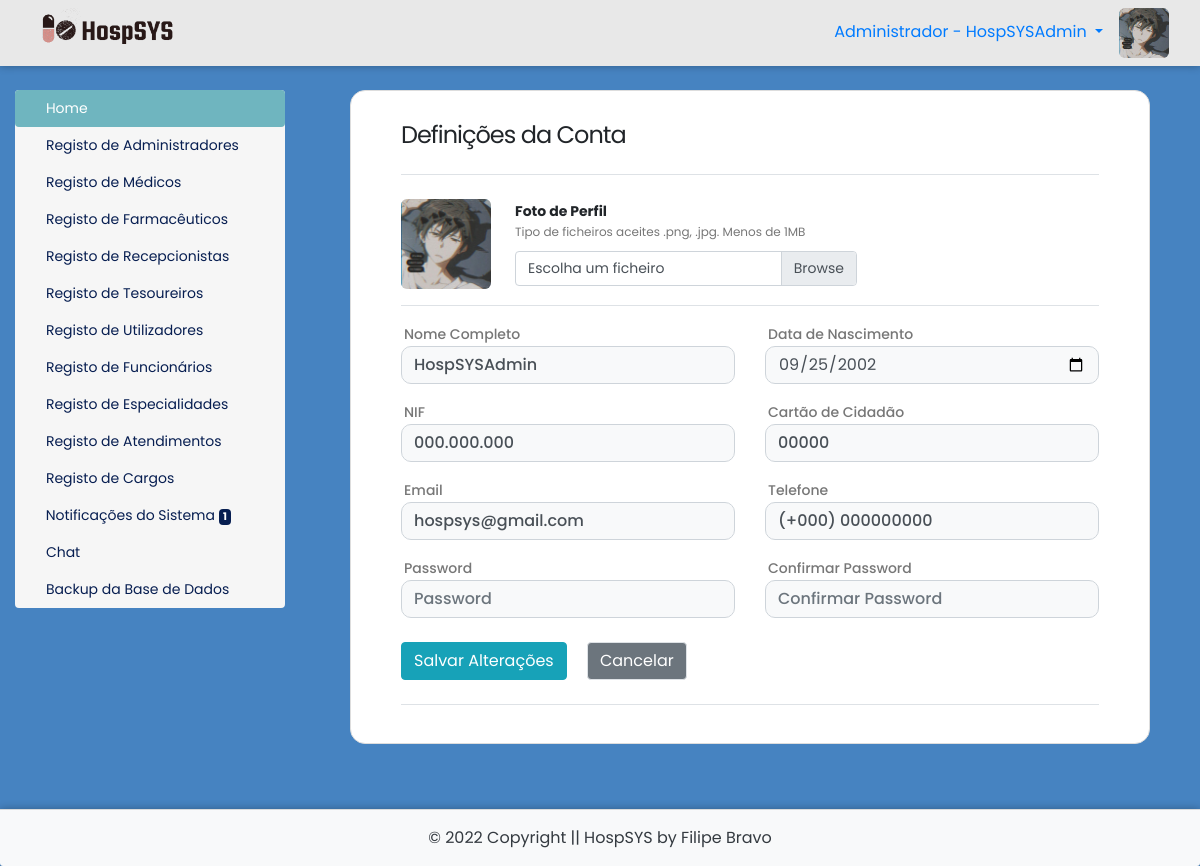
The page /painel-adm/index.php?acao=editar-perfil (signed in) on the database its author committed.
### tables this page shows
CREATE TABLE `utilizadores` (
  `id` int(11) NOT NULL AUTO_INCREMENT,
  `nome` varchar(30) NOT NULL,
  `email` varchar(40) NOT NULL,
  `nif` varchar(20) NOT NULL,
  `cc` varchar(20) NOT NULL,
  `telefone` varchar(20) NOT NULL,
  `data_nascimento` date NOT NULL,
  `data_entrada` date DEFAULT NULL,
  `cedula` varchar(20) DEFAULT NULL,
  `especialidade` int(11) DEFAULT NULL,
  `consultorio` varchar(40) DEFAULT NULL,
  `password` varchar(200) NOT NULL,
  `nivel` varchar(25) NOT NULL,
  `foto` varchar(150) DEFAULT NULL,
  `code` int(50) NOT NULL,
  `status` varchar(30) NOT NULL,
  `estado_conta` varchar(15) NOT NULL,
  PRIMARY KEY (`id`),
  KEY `especialidade` (`especialidade`),
  CONSTRAINT `utilizadores_ibfk_1` FOREIGN KEY (`especialidade`) REFERENCES `especialidades` (`id`) ON DELETE CASCADE
);

### painel-adm/consultas-notificacoes.php (called while the page is built)
<?php
		$res_1 = $pdo->query("SELECT * from remedios where stock <= '$nivel_stock'");
		$dados_1 = $res_1->fetchAll(PDO::FETCH_ASSOC);
		$valor_1 = count($dados_1);
		if($valor_1 > 0){
			$itens_1 = 1;
		}
		else
		{
			$itens_1 = 0;
		}
		$res_2 = $pdo->query("SELECT * from contas_receber where vencimento = curDate() and forma_pagamento is null");
		$dados_2 = $res_2->fetchAll(PDO::FETCH_ASSOC);
		$valor_2 = count($dados_2);
		if($valor_2 > 0){
			$itens_2 = 1;
		}
		else
		{
			$itens_2 = 0;
		}
		$res_3 = $pdo->query("SELECT * from contas_pagar where vencimento = curDate() and pago != 'Sim'");
		$dados_3 = $res_3->fetchAll(PDO::FETCH_ASSOC);
		$valor_3 = count($dados_3);
		if($valor_3 > 0){
			$itens_3 = 1;
		}
		else
		{
			$itens_3 = 0;
		}
		$res_4 = $pdo->query("SELECT * from consultas where data = curDate() and hora < curTime() and status = 'a Aguardar'");
		$dados_4 = $res_4->fetchAll(PDO::FETCH_ASSOC);
		$valor_4 = count($dados_4);
		if($valor_4 > 0){
			$itens_4 = 1;
		}
		else
		{
			$itens_4 = 0;
		}
		$total_notificacoes = $itens_1 + $itens_2 + $itens_3 + $itens_4;
 ?>

### config.php (called while the page is built, shortened)
<?php
$nivel_stock = 5;
 ?>

### painel-adm/editar-perfil.php (the view, shortened to what this page needs)
<?php
$id_utilizador = $_SESSION['id_utilizador'];
$resultado = $pdo->query("SELECT * from utilizadores where id = '$id_utilizador'");
$dados = $resultado->fetchAll(PDO::FETCH_ASSOC);
$nome = $dados[0]['nome'];
$nif = $dados[0]['nif'];
$cc = $dados[0]['cc'];
$telefone = $dados[0]['telefone'];
$email = $dados[0]['email'];
$data_nascimento = $dados[0]['data_nascimento'];
?>
<link rel="stylesheet" href="../CSS/editar-perfil.css">
<div class="wrapper bg-white">
  <h4 class="pb-4 border-bottom">Definições da Conta</h4>
  <div class="d-flex align-items-start py-3 border-bottom"> <img src="../img/fotos-perfil/<?php echo $foto?>" class="img" alt="">
    <form id="form" method=POST enctype="multipart/form-data" action="editar-perfil/editar.php">
      <div class="pl-sm-4 pl-2" id="img-section">
        <b>Foto de Perfil</b>
        <p>Tipo de ficheiros aceites .png, .jpg. Menos de 1MB</p>
        <div class="custom-file">
          <label class="custom-file-label" for="foto">Escolha um ficheiro</label>
        </div>
      </div>
    </div>
    <div class="py-2">
      <div class="row py-2">
        <div class="col-md-6">
          <label for="nome">Nome Completo</label>
          <input type="text" class="bg-light form-control" id="nome" placeholder="Nome" name="nome" value="<?php echo $nome ?>">
        </div>
        <div class="col-md-6">
          <label for="data_nascimento">Data de Nascimento</label>
          <input type="date" class="bg-light form-control" id="data_nascimento" name="data_nascimento" value="<?php echo $data_nascimento ?>">
        </div>
      </div>
      <div class="row py-2">
        <div class="col-md-6 pt-md-0 pt-3">
          <label for="nif">NIF</label>
          <input type="text" class="bg-light form-control" id="nif" placeholder="NIF" name="nif" value="<?php echo $nif ?>" disabled>
        </div>
        <div class="col-md-6 pt-md-0 pt-3">
          <label for="cc">Cartão de Cidadão</label>
          <input type="text" class="bg-light form-control" id="cc" placeholder="Cartão de Cidadão" name="cc" value="<?php echo $cc ?>" disabled>
        </div>
      </div>
      <div class="row py-2">
        <div class="col-md-6 pt-md-0 pt-3">
          <label for="email">Email</label>
          <input type="text" class="bg-light form-control" id="email" placeholder="Email" name="email" value="<?php echo $email ?>">
        </div>
        <div class="col-md-6 pt-md-0 pt-3">
          <label for="telefone">Telefone</label>
          <input type="text" class="bg-light form-control" id="telefone" placeholder="Telefone" name="telefone" value="<?php echo $telefone ?>">
        </div>
      </div>
      <div class="row py-2">
        <div class="col-md-6">
          <label for="password">Password</label>
          <input type="password" class="bg-light form-control" id="password" placeholder="Password" name="password" value="">
        </div>
        <div class="col-md-6 pt-md-0 pt-3">
          <label for="confirmar_password">Confirmar Password</label>
          <input type="password" class="bg-light form-control" id="confirmar_password" name="confirmar_password" placeholder="Confirmar Password">
        </div>
      </div>
      <div class="py-3 pb-4 border-bottom">
        <button type="submit" id="Editar" class="btn btn-info mr-3">Salvar Alterações</button>
        <a href="index.php"><button type="button" id="btn-fechar" class="btn btn-secondary border">Cancelar</button></a>
      </div>
</div>
</div>

### painel-adm/index.php (shortened to what this page needs)
<?php
require_once("../conexao.php");
require_once("../config.php");
require_once("consultas-notificacoes.php");
$id_utilizador = $_SESSION['id_utilizador'];
$resultado_foto = $pdo->query("SELECT * from utilizadores where id = $id_utilizador");
$dados_foto = $resultado_foto->fetchAll(PDO::FETCH_ASSOC);
$foto = $dados_foto[0]['foto'];
$resultado_nome = $pdo->query("SELECT * from utilizadores where id = $id_utilizador");
$dados_nome = $resultado_nome->fetchAll(PDO::FETCH_ASSOC);
$nome_utilizador = $dados_nome[0]['nome'];
$notificacoes=$total_notificacoes;
$item1 = 'home';
$item2 = 'admin';
$item3 = 'medicos';
$item4 = 'farmaceuticos';
$item5 = 'recepcionistas';
$item6 = 'tesoureiros';
$item7 = 'utilizadores';
$item8 = 'funcionarios';
$item9 = 'especialidades';
$item10 = 'atendimentos';
$item11 = 'cargos';
$item12 = 'notificacoes';
$item13 = 'editar-perfil';
$item14 = 'chat';
$item15 = 'backup';
if(@$_GET['acao'] == $item1){
	$item1ativo = 'active';
}elseif (@$_GET['acao'] == $item2 or isset($_GET[$item2])) {
	$item2ativo = 'active';
}elseif (@$_GET['acao'] == $item3) {
	$item3ativo = 'active';
}elseif (@$_GET['acao'] == $item4 or isset($_GET[$item4])) {
	$item4ativo = 'active';
}elseif (@$_GET['acao'] == $item5) {
	$item5ativo = 'active';
}elseif (@$_GET['acao'] == $item6) {
	$item6ativo = 'active';
}elseif (@$_GET['acao'] == $item7) {
	$item7ativo = 'active';
}elseif (@$_GET['acao'] == $item8) {
	$item8ativo = 'active';
}elseif (@$_GET['acao'] == $item9) {
	$item9ativo = 'active';
}elseif (@$_GET['acao'] == $item10) {
	$item10ativo = 'active';
}elseif (@$_GET['acao'] == $item11) {
	$item11ativo = 'active';
}elseif (@$_GET['acao'] == $item12) {
	$item12ativo = 'active';
}elseif (@$_GET['acao'] == $item14) {
	$item14ativo = 'active';
}elseif (@$_GET['acao'] == 'chat1') {
	$item14ativo = 'active';
}elseif (@$_GET['acao'] == $item15) {
	$item15ativo = 'active';
}else{
	$item1ativo = 'active';
}
?>
<!DOCTYPE html>
<html lang="pt-pt">
<head>
	<link rel="stylesheet" href="https://stackpath.bootstrapcdn.com/bootstrap/4.4.1/css/bootstrap.min.css">
	<link rel="stylesheet" href="../CSS/painel.css">
	<link rel="stylesheet" href="../CSS/footer.css">
	<link rel="stylesheet" href="../CSS/style1.css">
 	<link rel="stylesheet" href="https://cdnjs.cloudflare.com/ajax/libs/font-awesome/5.15.2/css/all.min.css"/>
	<link rel="stylesheet" href="https://cdnjs.cloudflare.com/ajax/libs/font-awesome/5.11.2/css/all.css">
	<link rel="stylesheet" href="https://unicons.iconscout.com/release/v3.0.6/css/line.css">
</head>
<body>
<div style="box-shadow:0px 0px 8px rgba(0, 0, 0, 0.3);">
	<nav class="navbar navbar-light bg-light">
		<div class="col-md-12">
			<img class="float-left" src="../img/logohorizontal.png">
			<div class="float-right">
				<?php echo'<img style="height: 50px; width: 50px; border-radius: 6px;" src="../img/fotos-perfil/'.$foto.'">';?>
			</div>
			<li class="float-right nav-item dropdown">
				<a class="float-right nav-link dropdown-toggle mt-1" href="#" id="navbarDropdown" role="button" data-toggle="dropdown" aria-haspopup="true" aria-expanded="false">
					Administrador - <?php echo $nome_utilizador; ?>
				</a>
			</li>
			</div>
	</div>
<div class="main-container">
<div class="container-fluid mt-4">
	<div class="row">
		<div class="col-md-3 col-sm-12 mb-4">
			<div class="nav flex-column nav-pills" id="v-pills-tab" role="tablist" aria-orientation="vertical">
				<a class="nav-link <?php echo $item1ativo ?>" id="v-pills-home-tab" href="index.php?acao=<?php echo $item1 ?>" role="tab" aria-controls="v-pills-home" aria-selected="true"><i class="fas fa-home mr-1"></i>Home</a>
				<a class="nav-link <?php echo $item2ativo ?>" id="v-pills-messages-tab" href="index.php?acao=<?php echo $item2 ?>" role="tab" aria-controls="v-pills-profile" aria-selected="false"><i class="fas fa-user-tie mr-1"></i>Registo de Administradores</a>
				<a class="nav-link <?php echo $item3ativo ?>" id="link-medicos" href="index.php?acao=<?php echo $item3 ?>" role="tab" aria-controls="v-pills-profile" aria-selected="false"><i class="fas fa-user-md mr-1"></i>Registo de Médicos</a>
				<a class="nav-link <?php echo $item4ativo ?>" id="v-pills-messages-tab" href="index.php?acao=<?php echo $item4 ?>" role="tab" aria-controls="v-pills-profile" aria-selected="false"><i class="fas fa-user-nurse mr-1"></i>Registo de Farmacêuticos</a>
				<a class="nav-link <?php echo $item5ativo ?>" id="v-pills-messages-tab" href="index.php?acao=<?php echo $item5 ?>" role="tab" aria-controls="v-pills-messages" aria-selected="false"><i class="fas fa-concierge-bell mr-1"></i>Registo de Recepcionistas</a>
				<a class="nav-link <?php echo $item6ativo ?>" id="v-pills-messages-tab" href="index.php?acao=<?php echo $item6 ?>" role="tab" aria-controls="v-pills-messages" aria-selected="false"><i class="fas fa-coins mr-1"></i>Registo de Tesoureiros</a>
				<a class="nav-link <?php echo $item7ativo ?>" id="v-pills-messages-tab" href="index.php?acao=<?php echo $item7 ?>" role="tab" aria-controls="v-pills-messages" aria-selected="false"><i class="fas fa-user mr-1"></i>Registo de Utilizadores</a>
				<a class="nav-link <?php echo $item8ativo ?>" id="v-pills-messages-tab" href="index.php?acao=<?php echo $item8 ?>" role="tab" aria-controls="v-pills-messages" aria-selected="false"><i class="fas fa-user-nurse mr-1"></i>Registo de Funcionários</a>
				<a class="nav-link <?php echo $item9ativo ?>" id="v-pills-messages-tab" href="index.php?acao=<?php echo $item9 ?>" role="tab" aria-controls="v-pills-messages" aria-selected="false"><i class="fas fa-address-card mr-1"></i>Registo de Especialidades</a>
				<a class="nav-link <?php echo $item10ativo ?>" id="v-pills-messages-tab" href="index.php?acao=<?php echo $item10 ?>" role="tab" aria-controls="v-pills-messages" aria-selected="false"><i class="fas fa-clipboard-list mr-1"></i>Registo de Atendimentos</a>
				<a class="nav-link <?php echo $item11ativo ?>" id="v-pills-messages-tab" href="index.php?acao=<?php echo $item11 ?>" role="tab" aria-controls="v-pills-messages" aria-selected="false"><i class="fas fa-list-alt mr-1"></i>Registo de Cargos</a>
				<?php if($notificacoes>0){ ?>
					<a class="nav-link <?php echo $item12ativo ?>" id="v-pills-messages-tab" href="index.php?acao=<?php echo $item12 ?>" role="tab" aria-controls="v-pills-messages" aria-selected="false"><i class="fas fa-bell"></i> Notificações do Sistema <span class="badge badge-light"><?php echo $notificacoes; ?></span></a>
				<?php } ?>
				<a class="nav-link <?php echo $item14ativo ?>" id="v-pills-messages-tab" href="index.php?acao=<?php echo $item14 ?>" role="tab" aria-controls="v-pills-messages" aria-selected="false"><i class="fas fa-comments mr-1"></i>Chat</a>
				<a class="nav-link <?php echo $item15ativo ?>" id="v-pills-messages-tab" href="backup.php?acao=<?php echo $item15 ?>" role="tab" aria-controls="v-pills-messages" aria-selected="false"><i class="fas fa-download mr-1"></i>Backup da Base de Dados</a>
			</div>
		</div>
		<div class="col-md-9 col-sm-12">
			<div class="tab-content" id="v-pills-tabContent">
				<div class="tab-pane fade show active" role="tabpanel">
					<?php if(@$_GET['acao'] == $item1){
						include_once($item1.".php");
					}elseif (@$_GET['acao'] == $item2 or isset($_GET[$item2])) {
						include_once($item2.".php");
					}elseif (@$_GET['acao'] == $item3) {
						include_once($item3.".php");
					}elseif (@$_GET['acao'] == $item4 or isset($_GET[$item4])) {
						include_once($item4.".php");
					}elseif (@$_GET['acao'] == $item5) {
						include_once($item5.".php");
					}elseif (@$_GET['acao'] == $item6) {
						include_once($item6.".php");
					}elseif (@$_GET['acao'] == $item7) {
						include_once($item7.".php");
					}elseif (@$_GET['acao'] == $item8) {
						include_once($item8.".php");
					}elseif (@$_GET['acao'] == $item9) {
						include_once($item9.".php");
					}elseif (@$_GET['acao'] == $item10) {
						include_once($item10.".php");
					}elseif (@$_GET['acao'] == $item11) {
						include_once($item11.".php");
					}elseif (@$_GET['acao'] == $item12) {
						include_once($item12.".php");
					}elseif (@$_GET['acao'] == $item13) {
						include_once($item13.".php");
					}elseif (@$_GET['acao'] == $item14) {
						include_once("users.php");
					}elseif (@$_GET['acao'] == 'chat1') {
						include_once("chat.php");
					}elseif (@$_GET['acao'] == $item15) {
						include_once("$item15.php");
					}
					else{
						include_once($item1.".php");
					}
					?>
				</div>
			</div>
		</div>
	</div>
</div>
<?php if (@$_GET['acao'] != 'chat1') { include('../footers/footer.php'); } ?>
</div>
</body>
</html>

### CSS/painel.css (style rules this page uses)
body { background-color:#4683c1; }
.navbar { background-color:#e8e8e8 !important; }
.navbar img { width:150px; }
.navbar li { list-style:none; }
.nav { background-color:#f6f6f6 !important; border-radius:4px !important; }
.nav a { color:#071e51; font-size:14px; }
.nav .active { background-color:#6fb5bf !important; }
.badge { background-color:#071e51 !important; color:#fff; }

### CSS/footer.css (style rules this page uses)
* { box-sizing: border-box; }
*:before, *:after { box-sizing: border-box; }
html, body { height: 100%; position: relative; }
.main-container { min-height: 100vh; overflow: hidden; display: block; position: relative; padding-bottom: 100px; }

### CSS/style1.css (style rules this page uses)
* { margin: 0; padding: 0; box-sizing: border-box; text-decoration: none; font-family: 'Poppins', sans-serif; }

### CSS/editar-perfil.css (style rules this page uses)
* { margin: 0; padding: 0; box-sizing: border-box }
.wrapper { padding: 30px 50px; border: 1px solid #ddd; border-radius: 15px; margin: auto; max-width: 800px; margin-bottom: 0px }
h4 { letter-spacing: -1px; font-weight: 400 }
.img { width: 90px; height: 90px; border-radius: 6px; object-fit: cover }
#img-section p, #desativar p { font-size: 12px; color: #777; margin-bottom: 10px; text-align: justify }
#img-section b, #img-section button, #desativar b { font-size: 14px }
label { margin-bottom: 0; font-size: 14px; font-weight: 500; color: #777; padding-left: 3px }
.form-control { border-radius: 10px }
input[placeholder] { font-weight: 500 }

### rows shown on the page
utilizadores: foto (picture), nome "HospSYSAdmin", data_nascimento "09/25/2002", nif "000.000.000", cc "00000", email "hospsys@gmail.com", telefone "(+000) 000000000"

### other values the page prints
$notificacoes "1"
